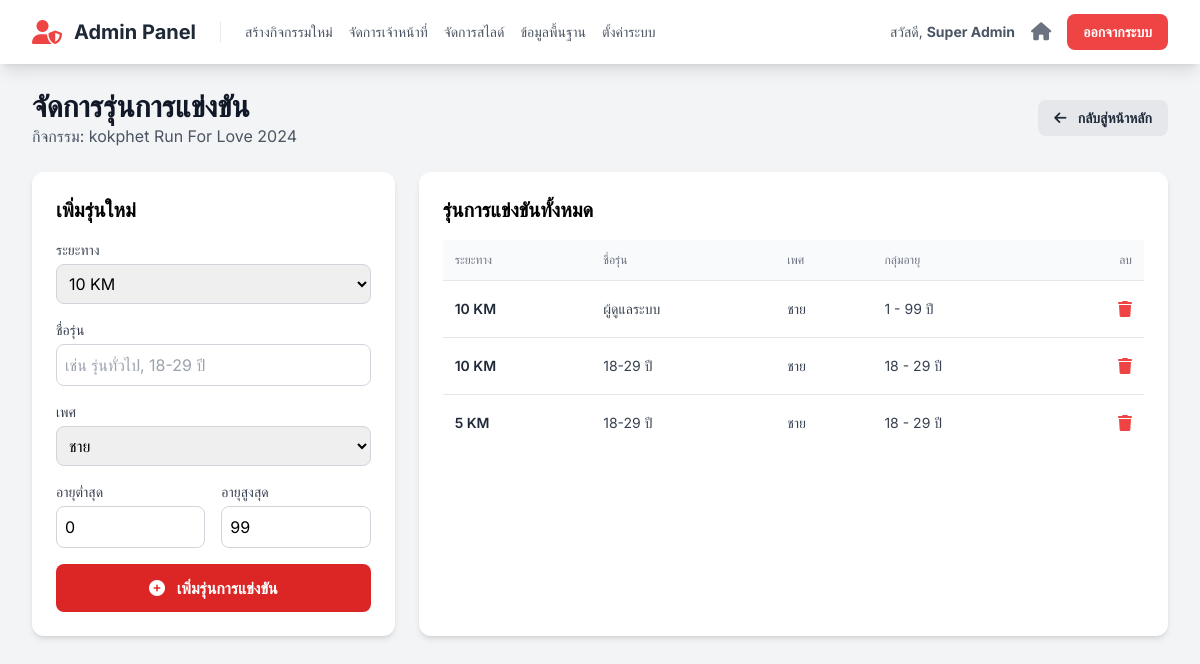
/admin/event_categories.php?event_id=1 (signed in), run on an earlier commit of the app's database.
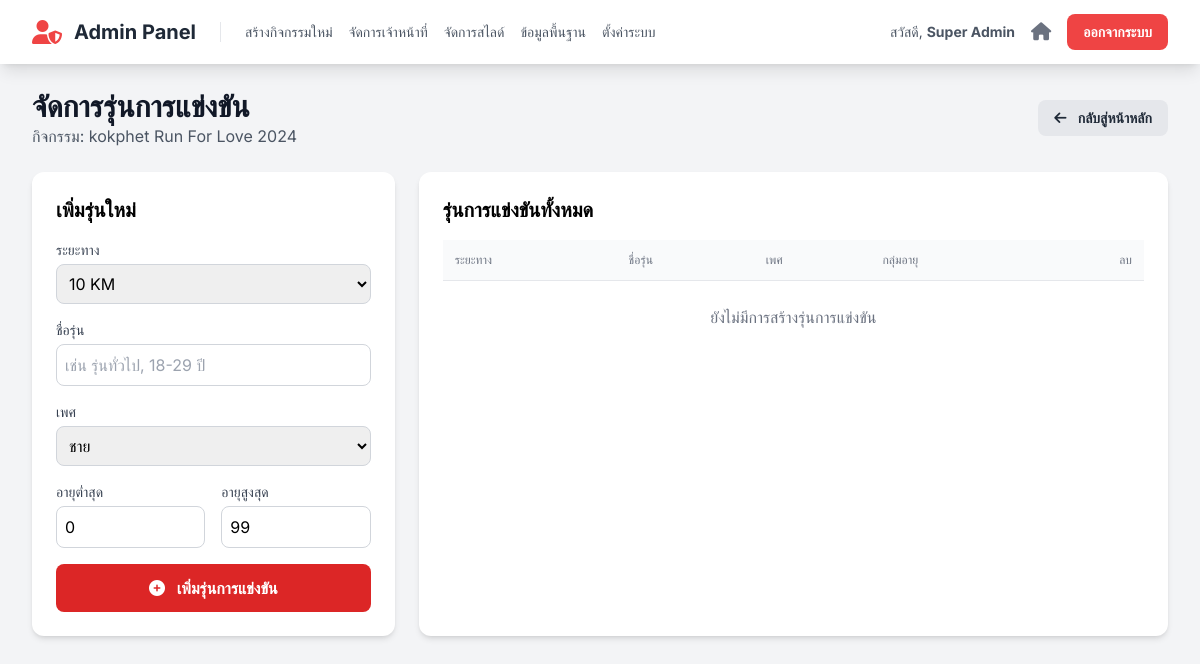
And on a later commit of the database.
### tables this page shows
CREATE TABLE `race_categories` (
  `id` int(11) NOT NULL,
  `event_id` int(11) NOT NULL,
  `distance` varchar(100) NOT NULL,
  `name` varchar(255) NOT NULL,
  `gender` enum('ชาย','หญิง') NOT NULL,
  `minAge` int(11) NOT NULL DEFAULT 0,
  `maxAge` int(11) NOT NULL DEFAULT 99
);

### functions.php (called while the page is built, shortened)
<?php
function e($data) {
    return htmlspecialchars($data ?? '', ENT_QUOTES, 'UTF-8');
}
?>

### admin/event_categories.php (the view, shortened to what the changed rows need)
<?php
require_once '../config.php';
require_once '../functions.php';
$event_id = intval($_GET['event_id']);
$cat_stmt = $mysqli->prepare("SELECT * FROM race_categories WHERE event_id = ? ORDER BY distance, gender, minAge");
$cat_stmt->bind_param("i", $event_id);
$cat_stmt->execute();
$categories = $cat_stmt->get_result()->fetch_all(MYSQLI_ASSOC);
include 'partials/header.php';
?>
<div class="flex justify-between items-center mb-6">
    <div>
        <h1 class="text-3xl font-bold text-gray-900">จัดการรุ่นการแข่งขัน</h1>
    </div>
</div>
<div class="grid grid-cols-1 lg:grid-cols-3 gap-6">
    <div class="lg:col-span-2 bg-white p-6 rounded-xl shadow-md">
        <div class="overflow-x-auto">
            <table class="min-w-full divide-y divide-gray-200">
                <thead class="bg-gray-50">
                    <tr>
                        <th class="px-3 py-3 text-left text-xs font-medium text-gray-500 uppercase">ระยะทาง</th>
                        <th class="px-3 py-3 text-left text-xs font-medium text-gray-500 uppercase">ชื่อรุ่น</th>
                        <th class="px-3 py-3 text-left text-xs font-medium text-gray-500 uppercase">เพศ</th>
                        <th class="px-3 py-3 text-left text-xs font-medium text-gray-500 uppercase">กลุ่มอายุ</th>
                        <th class="px-3 py-3 text-right text-xs font-medium text-gray-500 uppercase">ลบ</th>
                    </tr>
                </thead>
                <tbody class="bg-white divide-y divide-gray-200">
                <?php if (empty($categories)): ?>
                    <tr><td colspan="5" class="text-center py-6 text-gray-500">ยังไม่มีการสร้างรุ่นการแข่งขัน</td></tr>
                <?php else: ?>
                    <?php foreach($categories as $cat): ?>
                    <tr class="hover:bg-gray-50">
                        <td class="px-3 py-4 text-sm font-semibold text-gray-800"><?= e($cat['distance']) ?></td>
                        <td class="px-3 py-4 text-sm text-gray-700"><?= e($cat['name']) ?></td>
                        <td class="px-3 py-4 text-sm text-gray-700"><?= e($cat['gender']) ?></td>
                        <td class="px-3 py-4 text-sm text-gray-700"><?= e($cat['minAge']) ?> - <?= e($cat['maxAge']) ?> ปี</td>
                        <td class="px-3 py-4 text-right">
                            <form action="../actions/manage_categories.php" method="POST" onsubmit="return confirm('คุณแน่ใจหรือไม่ว่าต้องการลบรุ่นนี้?');">
                                <button type="submit" class="text-red-500 hover:text-red-700" title="ลบ">
                                    <i class="fa-solid fa-trash"></i>
                                </button>
                            </form>
                        </td>
                    </tr>
                    <?php endforeach; ?>
                <?php endif; ?>
                </tbody>
            </table>
        </div>
    </div>
</div>
<?php
include 'partials/footer.php';
?>

What changed in the data, as far as the page shows it:
removed race_categories: distance "10 KM", name "ผู้ดูแลระบบ", gender "ชาย", minAge "1", maxAge "99"
removed race_categories: distance "10 KM", name "18-29 ปี", gender "ชาย", minAge "18", maxAge "29"
removed race_categories: distance "5 KM", name "18-29 ปี", gender "ชาย", minAge "18", maxAge "29"
Also different on the page:
text now shown: "ยังไม่มีการสร้างรุ่นการแข่งขัน"
